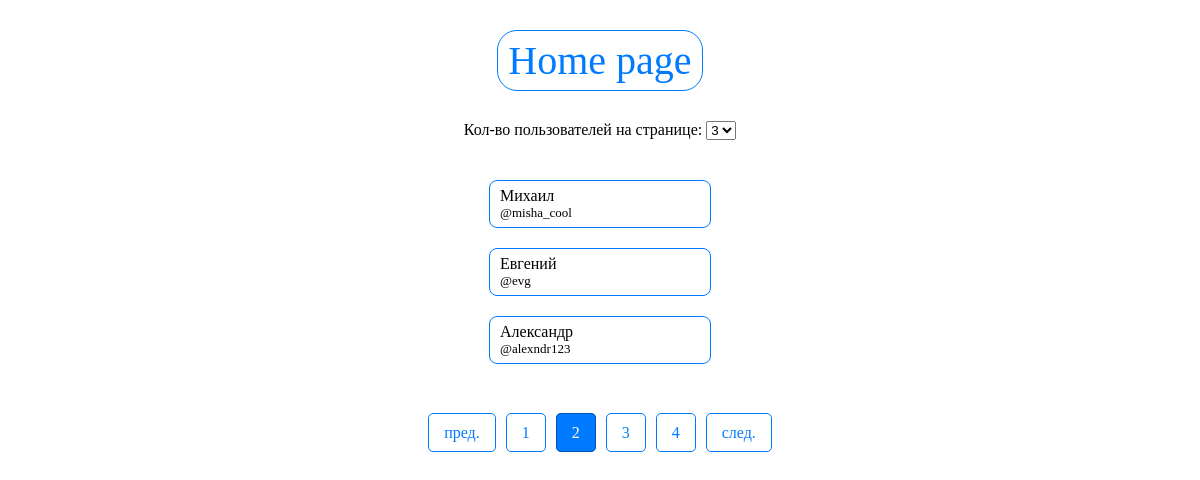
/users/?page=2&choice=3, run on the app's committed database.
### app/models.py (models this page shows, shortened)
class User(models.Model):
    name = models.CharField(max_length=30)
    nickname = models.CharField(max_length=30, unique=True)
    class Meta:
        verbose_name_plural = 'User'

### app/views.py (the view)
# urls.py: path('users/', all_users, name='all_users'),
def all_users(request):
    users = User.objects.all()
    selected_choice = request.GET.get('choice', '3')
    paginator = Paginator(users, selected_choice)
    page_number = request.GET.get('page')
    page_users = paginator.get_page(page_number)
    pages = paginator.num_pages
    all_pages = [i for i in range(1, pages + 1)]
    context = {
        'users': users,
        'selected_choice': selected_choice,
        'paginator': paginator,
        'page_number': page_number,
        'page_users': page_users,
        'all_pages': all_pages
    }
    return render(request, 'list_users.html', context)

### templates/list_users.html (shortened to what this page needs)
<!DOCTYPE html>
{% load static %}
<html lang="en">
<head>
    <link rel="stylesheet" type="text/css" href="{% static 'style_users.css' %}">
</head>
<body>
    <div class="home-page">
        <a href="/">Home page</a>
    </div>
    <div class="form">
        <form method="get" action="{% url 'all_users' %}">
            <label for="choice">Кол-во пользователей на странице:</label>
            <select name="choice" id="choice" onchange="this.form.submit()">
                <option value="3" {% if selected_choice == '3' %}selected{% endif %}>3</option>
            </select>
        </form>
    </div>
    <div class="show-users">
        {% for user in page_users %}
        <span class="users">
            {{ user.name }}
            <br><span class="nickname">{{ user.nickname }}</span>
        </span>
        {% endfor %}
    </div>
    <div class="show-paginator">
        <ul class="paginator">
            {% if page_users.has_previous %}
            <li><a href="?page={{ page_users.previous_page_number }}&choice={{selected_choice}}">пред.</a></li>
            {% endif %}
            {% for num in all_pages %}
            <li>
                {% if num == page_users.number %}
                <span class="active"><a href="?page={{ num }}&choice={{selected_choice}}">{{ num }}</a></span>
                {% else %}
                <a href="?page={{ num }}&choice={{selected_choice}}">{{ num }}</a>
                {% endif %}
            </li>
            {% endfor %}
            {% if page_users.has_next %}
            <li><a href="?page={{ page_users.next_page_number }}&choice={{selected_choice}}">след.</a></li>
            {% endif %}
        </ul>
    </div>
</body>
</html>

### static/style_users.css (style rules this page uses)
body { font-family: Verdana; margin: 10px; }
.home-page { display: flex; flex-direction: column; align-items: center; justify-content: center; margin: 30px; }
.home-page a { display: block; font-size: 40px; text-decoration: none; padding: 6px 10px; border: 1px solid #007BFF; color: #007BFF; border-radius: 20px; transition: background 0.3s; margin: 0 5px; }
.form { display: flex; flex-direction: column; align-items: center; justify-content: center; margin: 30px; }
.show-users { display: flex; flex-direction: column; align-items: center; justify-content: center; margin: 30px; }
.show-users .users { display: flex; flex-direction: column; width: 200px; border: 1px solid #007BFF; padding: 6px 10px; margin: 10px; border-radius: 8px; }
.show-users .users .nickname { font-size: 13px; }
.show-paginator { display: flex; flex-direction: column; align-items: center; justify-content: center; margin: 30px; }
.paginator { display: flex; list-style-type: none; padding: 10px; margin: 10px 10px; }
.paginator a { text-decoration: none; padding: 10px 15px; border: 1px solid #007BFF; color: #007BFF; border-radius: 5px; transition: background 0.3s; margin: 0 5px; }
.paginator .active a { background: #007BFF; color: white; border: 1px solid #0056b3; }

### data on the page
User: name "Михаил", nickname "@misha_cool"
User: name "Евгений", nickname "@evg"
User: name "Александр", nickname "@alexndr123"

### other printed values
{{ num }} "1" "3" "4"
{{ num }} "2"
